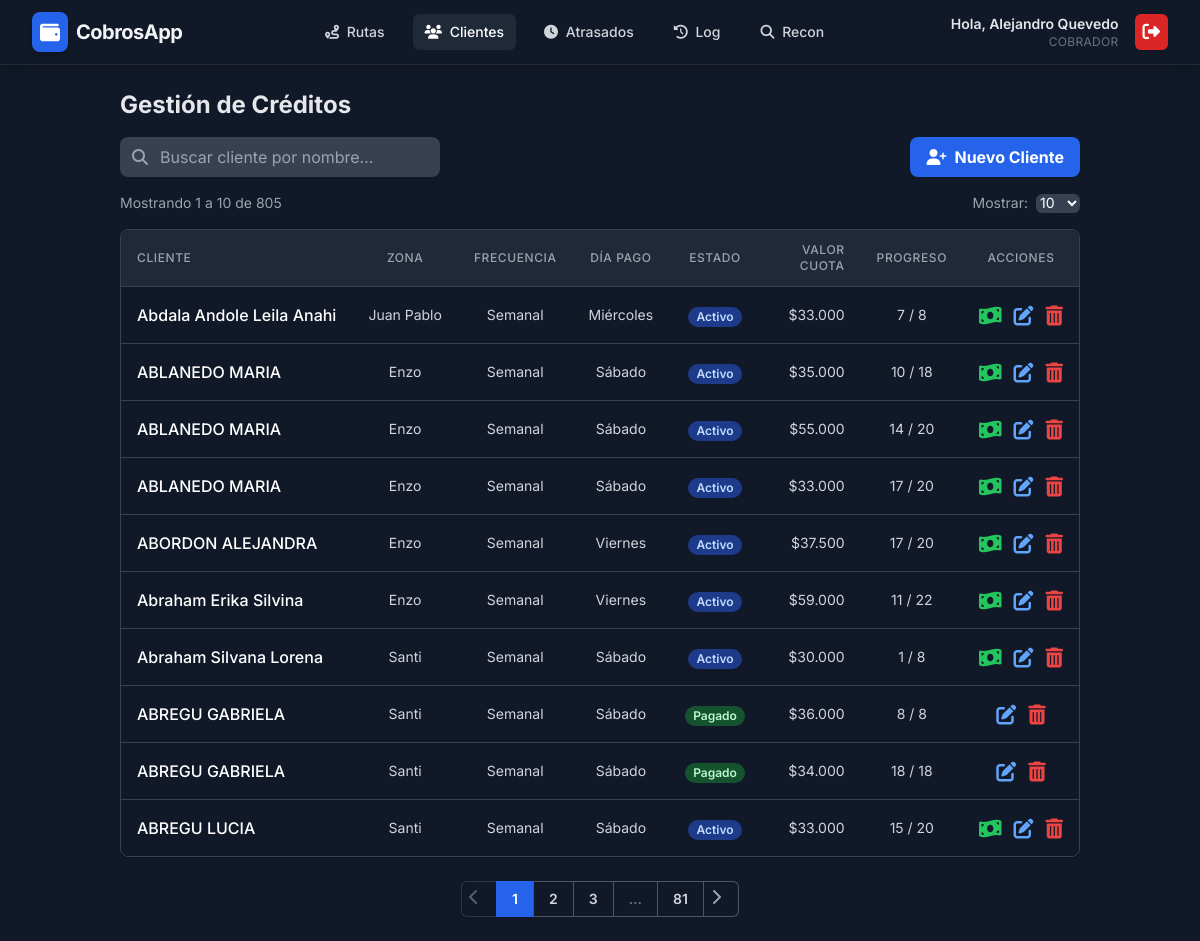
Screenshot of /index.php?page=clientes (signed in) with the database file from the repository.
### tables this page shows
CREATE TABLE `creditos` (
  `id` int NOT NULL,
  `cliente_id` int NOT NULL,
  `zona` int NOT NULL,
  `dia_pago` varchar(20) DEFAULT NULL,
  `dia_vencimiento` tinyint DEFAULT NULL COMMENT 'Día del mes para vencimientos quincenales/mensuales',
  `frecuencia` enum('Semanal','Quincenal','Mensual') NOT NULL DEFAULT 'Semanal',
  `monto_total` decimal(10,2) NOT NULL,
  `total_cuotas` int NOT NULL,
  `cuotas_pagadas` int NOT NULL DEFAULT '0',
  `monto_cuota` decimal(10,2) NOT NULL,
  `saldo_cuota_actual` decimal(10,2) NOT NULL DEFAULT '0.00',
  `ultimo_pago` date DEFAULT NULL,
  `estado` enum('Activo','Pagado') NOT NULL DEFAULT 'Activo'
);

CREATE TABLE `clientes` (
  `id` int NOT NULL,
  `nombre` varchar(255) NOT NULL,
  `telefono` varchar(50) DEFAULT NULL,
  `direccion` text
);

### config.php (the view, shortened to what this page needs)
<?php
$NOMBRES_ZONAS = [
    1 => 'Santi',
    2 => 'Juan Pablo',
    3 => 'Enzo',
    4 => 'Tafi del V',
    5 => 'Famailla',
    6 => 'Sgo'
];
function generarPaginacion($pagina_actual, $total_paginas, $vecinos = 2) {
    $html = '<nav class="isolate inline-flex -space-x-px rounded-md shadow-sm" aria-label="Pagination">';
    $prev_disabled = ($pagina_actual <= 1) ? 'pointer-events-none opacity-50' : '';
    $html .= '<a href="#" data-page="' . ($pagina_actual - 1) . '" class="relative inline-flex items-center rounded-l-md px-2 py-2 text-gray-400 ring-1 ring-inset ring-gray-600 hover:bg-gray-700 ' . $prev_disabled . '"><span class="sr-only">Anterior</span><i class="fas fa-chevron-left h-5 w-5"></i></a>';
    $inicio = max(1, $pagina_actual - $vecinos);
    $fin = min($total_paginas, $pagina_actual + $vecinos);
    for ($i = $inicio; $i <= $fin; $i++) {
        $active_class = ($i == $pagina_actual) ? 'bg-blue-600 text-white' : 'text-gray-300 hover:bg-gray-700 ring-1 ring-inset ring-gray-600';
        $html .= '<a href="#" data-page="' . $i . '" class="relative inline-flex items-center px-4 py-2 text-sm font-semibold ' . $active_class . '">' . $i . '</a>';
    }
    if ($fin < $total_paginas) {
        if ($fin < $total_paginas - 1) $html .= '<span class="relative inline-flex items-center px-4 py-2 text-sm font-semibold text-gray-500 ring-1 ring-inset ring-gray-600">...</span>';
        $html .= '<a href="#" data-page="' . $total_paginas . '" class="relative inline-flex items-center px-4 py-2 text-sm font-semibold text-gray-300 ring-1 ring-inset ring-gray-600 hover:bg-gray-700">' . $total_paginas . '</a>';
    }
    $next_disabled = ($pagina_actual >= $total_paginas) ? 'pointer-events-none opacity-50' : '';
    $html .= '<a href="#" data-page="' . ($pagina_actual + 1) . '" class="relative inline-flex items-center rounded-r-md px-2 py-2 text-gray-400 ring-1 ring-inset ring-gray-600 hover:bg-gray-700 ' . $next_disabled . '"><span class="sr-only">Siguiente</span><i class="fas fa-chevron-right h-5 w-5"></i></a>';
    $html .= '</nav>';
    return $html;
}
function renderCreditoRow($credito, $NOMBRES_ZONAS) {
    $dia_cobro = ($credito['frecuencia'] == 'Semanal') ? $credito['dia_pago'] : 'Día ' . $credito['dia_vencimiento'];
    $estado_class = $credito['estado'] == 'Pagado' ? 'bg-green-900 text-green-200' : 'bg-blue-900 text-blue-200';
    $saldo_pendiente = isset($credito['saldo_pendiente']) ? $credito['saldo_pendiente'] : 0;
    $monto_cuota = '$' . number_format($credito['monto_cuota'], 0, ',', '.');
    $html = '<tr class="hover:bg-gray-800 transition-colors">';
    $html .= '<td class="px-4 py-4 whitespace-nowrap font-medium text-white">';
    $html .= '<a href="index.php?page=editar_cliente&id=' . $credito['credito_id'] . '" class="hover:text-blue-400 hover:underline">' . htmlspecialchars($credito['nombre']) . '</a>';
    $html .= '</td>';
    $html .= '<td class="px-4 py-4 whitespace-nowrap text-center text-gray-300 text-sm">' . htmlspecialchars($NOMBRES_ZONAS[$credito['zona']] ?? 'N/A') . '</td>';
    $html .= '<td class="px-4 py-4 whitespace-nowrap text-center text-gray-300 text-sm">' . htmlspecialchars($credito['frecuencia']) . '</td>';
    $html .= '<td class="px-4 py-4 whitespace-nowrap text-center text-gray-300 text-sm">' . htmlspecialchars($dia_cobro ?? '-') . '</td>';
    $html .= '<td class="px-4 py-4 whitespace-nowrap text-center">';
    $html .= '<span class="px-2 inline-flex text-xs leading-5 font-semibold rounded-full ' . $estado_class . '">' . htmlspecialchars($credito['estado']) . '</span>';
    $html .= '</td>';
    $html .= '<td class="px-4 py-4 whitespace-nowrap text-right text-gray-300 text-sm">' . $monto_cuota . '</td>';
    $html .= '<td class="px-4 py-4 whitespace-nowrap text-center text-gray-300 text-sm">' . $credito['cuotas_pagadas'] . ' / ' . $credito['total_cuotas'] . '</td>';
    $html .= '<td class="px-4 py-4 whitespace-nowrap text-center no-print flex justify-center gap-3">';
    if ($credito['estado'] != 'Pagado') {
        $nombre_safe = htmlspecialchars($credito['nombre'], ENT_QUOTES);
        $html .= '<button onclick="abrirModalPago(' . $credito['credito_id'] . ', \'' . $nombre_safe . '\', ' . ($saldo_pendiente ?: 0) . ')" class="text-green-500 hover:text-green-400 transition-colors" title="Pago Rápido">';
        $html .= '<i class="fas fa-money-bill-wave fa-lg"></i>';
        $html .= '</button>';
    }
    $html .= '<a href="index.php?page=editar_cliente&id=' . $credito['credito_id'] . '" class="text-blue-400 hover:text-blue-300 transition-colors" title="Editar">';
    $html .= '<i class="fas fa-edit fa-lg"></i>';
    $html .= '</a>';
    $html .= '<a href="index.php?page=eliminar_cliente&id=' . $credito['cliente_id'] . '" class="text-red-500 hover:text-red-400 transition-colors" title="Eliminar" onclick="return confirm(\'ATENCIÓN: Se eliminará al cliente y TODO su historial de pagos. ¿Continuar?\')">';
    $html .= '<i class="fas fa-trash-alt fa-lg"></i>';
    $html .= '</a>';
    $html .= '</td>';
    $html .= '</tr>';
    return $html;
}
?>

### views/clientes.php (shortened to what this page needs)
<?php
$search_term   = $_GET['search'] ?? '';
$limit_options = [10, 20, 50, 100];
$limit         = isset($_GET['limit']) && in_array($_GET['limit'], $limit_options) ? (int)$_GET['limit'] : 10;
$page_num      = isset($_GET['p']) && $_GET['p'] > 0 ? (int)$_GET['p'] : 1;
$offset        = ($page_num - 1) * $limit;
$creditos      = [];
$total_records = 0;
$total_pages   = 0;
try {
    $sql_count = "SELECT COUNT(cr.id)
                  FROM creditos cr
                  JOIN clientes c ON cr.cliente_id = c.id
                  WHERE c.nombre LIKE :search";
    $stmt_count = $pdo->prepare($sql_count);
    $stmt_count->execute([':search' => '%' . $search_term . '%']);
    $total_records = (int)$stmt_count->fetchColumn();
    $total_pages   = ($limit > 0) ? (int)ceil($total_records / $limit) : 0;
    $sql = "SELECT
                cr.id             AS credito_id,
                c.id              AS cliente_id,
                c.nombre,
                cr.zona,
                cr.frecuencia,
                cr.dia_pago,
                cr.dia_vencimiento,
                cr.estado,
                cr.monto_cuota,
                cr.cuotas_pagadas,
                cr.total_cuotas,
                (SELECT (monto_cuota - monto_pagado)
                 FROM cronograma_cuotas
                 WHERE credito_id = cr.id AND estado != 'Pagado'
                 ORDER BY numero_cuota ASC LIMIT 1
                ) AS saldo_pendiente
            FROM creditos cr
            JOIN clientes c ON cr.cliente_id = c.id
            WHERE c.nombre LIKE :search
            ORDER BY c.nombre ASC, cr.id DESC
            LIMIT :limit OFFSET :offset";
    $stmt = $pdo->prepare($sql);
    $stmt->bindValue(':search', '%' . $search_term . '%', PDO::PARAM_STR);
    $stmt->bindValue(':limit',  $limit,  PDO::PARAM_INT);
    $stmt->bindValue(':offset', $offset, PDO::PARAM_INT);
    $stmt->execute();
    $creditos = $stmt->fetchAll(PDO::FETCH_ASSOC);
} catch (PDOException $e) {
    $error = "Error al cargar datos: " . $e->getMessage();
}
?>
<h2 class="text-2xl font-bold text-gray-200 mb-4">Gestión de Créditos</h2>
<div class="flex flex-col sm:flex-row justify-between items-center mb-4 gap-4 no-print">
    <div class="w-full sm:w-1/2 lg:w-1/3">
        <div class="relative">
            <input type="text" id="search-input" class="w-full pl-10 pr-4 py-2 rounded-lg form-element-dark border-gray-600 focus:border-blue-500 focus:ring-blue-500"
                   placeholder="Buscar cliente por nombre…"
                   value="<?= htmlspecialchars($search_term) ?>"
                   autocomplete="off">
            <i class="fas fa-search absolute left-3 top-1/2 transform -translate-y-1/2 text-gray-400"></i>
        </div>
    </div>
    <a href="index.php?page=agregar_cliente"
       class="w-full sm:w-auto bg-blue-600 hover:bg-blue-700 text-white font-bold py-2 px-4 rounded-lg flex-shrink-0 flex items-center justify-center">
        <i class="fas fa-user-plus mr-2"></i>Nuevo Cliente
    </a>
</div>
<div class="flex flex-col sm:flex-row justify-between items-center mb-4 gap-4 no-print">
    <div id="results-counter" class="text-sm text-gray-400">
        <?php if ($total_records > 0): ?>
            Mostrando <?= $offset + 1 ?> a <?= min($offset + $limit, $total_records) ?> de <?= $total_records ?>
        <?php else: ?>
            Sin resultados
        <?php endif; ?>
    </div>
    <div class="flex items-center gap-2">
        <label for="limit-select" class="text-sm text-gray-400">Mostrar:</label>
        <select id="limit-select" class="text-sm rounded-md form-element-dark border-gray-600">
            <?php foreach ($limit_options as $option): ?>
                <option value="<?= $option ?>" <?= $limit == $option ? 'selected' : '' ?>><?= $option ?></option>
            <?php endforeach; ?>
        </select>
    </div>
</div>
<div class="overflow-x-auto rounded-lg shadow border border-gray-700">
    <table class="min-w-full divide-y divide-gray-700">
        <thead class="bg-gray-800">
            <tr>
                <th class="px-4 py-3 text-left   text-xs font-medium text-gray-400 uppercase tracking-wider">Cliente</th>
                <th class="px-4 py-3 text-center  text-xs font-medium text-gray-400 uppercase tracking-wider">Zona</th>
                <th class="px-4 py-3 text-center  text-xs font-medium text-gray-400 uppercase tracking-wider">Frecuencia</th>
                <th class="px-4 py-3 text-center  text-xs font-medium text-gray-400 uppercase tracking-wider">Día Pago</th>
                <th class="px-4 py-3 text-center  text-xs font-medium text-gray-400 uppercase tracking-wider">Estado</th>
                <th class="px-4 py-3 text-right   text-xs font-medium text-gray-400 uppercase tracking-wider">Valor Cuota</th>
                <th class="px-4 py-3 text-center  text-xs font-medium text-gray-400 uppercase tracking-wider">Progreso</th>
                <th class="px-4 py-3 text-center  text-xs font-medium text-gray-400 uppercase tracking-wider no-print">Acciones</th>
            </tr>
        </thead>
        <tbody id="clientes-table-body" class="divide-y divide-gray-700 bg-gray-900">
            <?php if (empty($creditos)): ?>
                <tr>
                    <td colspan="8" class="px-6 py-12 text-center text-gray-400">
                        <i class="fas fa-search mb-2 text-2xl block"></i>
                        <p>No se encontraron registros.</p>
                    </td>
                </tr>
            <?php else: ?>
                <?php foreach ($creditos as $credito): ?>
                    <?= renderCreditoRow($credito, $NOMBRES_ZONAS) ?>
                <?php endforeach; ?>
            <?php endif; ?>
        </tbody>
    </table>
</div>
<div id="pagination-container" class="mt-6 flex justify-center no-print">
    <?= generarPaginacion($page_num, $total_pages, 2) ?>
</div>

### partials/header.php (style rules this page uses)
body { font-family: 'Inter', sans-serif; background-color: #111827; color: #f3f4f6; }
.form-element-dark { background-color: #374151; color: white; border-color: #4b5563; }

### rows the page displays
creditos: cliente.nombre "Abdala Andole Leila Anahi", zona "Juan Pablo", frecuencia "Semanal", dia_pago "Miércoles", estado "Activo", monto_cuota "$33.000", cuotas_pagadas "7", total_cuotas "8"
creditos: cliente.nombre "ABLANEDO MARIA", zona "Enzo", frecuencia "Semanal", dia_pago "Sábado", estado "Activo", monto_cuota "$35.000", cuotas_pagadas "10", total_cuotas "18"
creditos: cliente.nombre "ABLANEDO MARIA", zona "Enzo", frecuencia "Semanal", dia_pago "Sábado", estado "Activo", monto_cuota "$55.000", cuotas_pagadas "14", total_cuotas "20"
creditos: cliente.nombre "ABLANEDO MARIA", zona "Enzo", frecuencia "Semanal", dia_pago "Sábado", estado "Activo", monto_cuota "$33.000", cuotas_pagadas "17", total_cuotas "20"
creditos: cliente.nombre "ABORDON ALEJANDRA", zona "Enzo", frecuencia "Semanal", dia_pago "Viernes", estado "Activo", monto_cuota "$37.500", cuotas_pagadas "17", total_cuotas "20"
creditos: cliente.nombre "Abraham Erika Silvina", zona "Enzo", frecuencia "Semanal", dia_pago "Viernes", estado "Activo", monto_cuota "$59.000", cuotas_pagadas "11", total_cuotas "22"
creditos: cliente.nombre "Abraham Silvana Lorena", zona "Santi", frecuencia "Semanal", dia_pago "Sábado", estado "Activo", monto_cuota "$30.000", cuotas_pagadas "1", total_cuotas "8"
creditos: cliente.nombre "ABREGU GABRIELA", zona "Santi", frecuencia "Semanal", dia_pago "Sábado", estado "Pagado", monto_cuota "$36.000", cuotas_pagadas "8", total_cuotas "8"
creditos: cliente.nombre "ABREGU GABRIELA", zona "Santi", frecuencia "Semanal", dia_pago "Sábado", estado "Pagado", monto_cuota "$34.000", cuotas_pagadas "18", total_cuotas "18"
creditos: cliente.nombre "ABREGU LUCIA", zona "Santi", frecuencia "Semanal", dia_pago "Sábado", estado "Activo", monto_cuota "$33.000", cuotas_pagadas "15", total_cuotas "20"

### other values shown
$nombre_usuario "Alejandro Quevedo"
$rol_usuario "COBRADOR"
$offset + 1 "1"
min($offset + $limit, $total_records) "10"
$total_records "805"
$total_paginas "81"
form field value "10"
